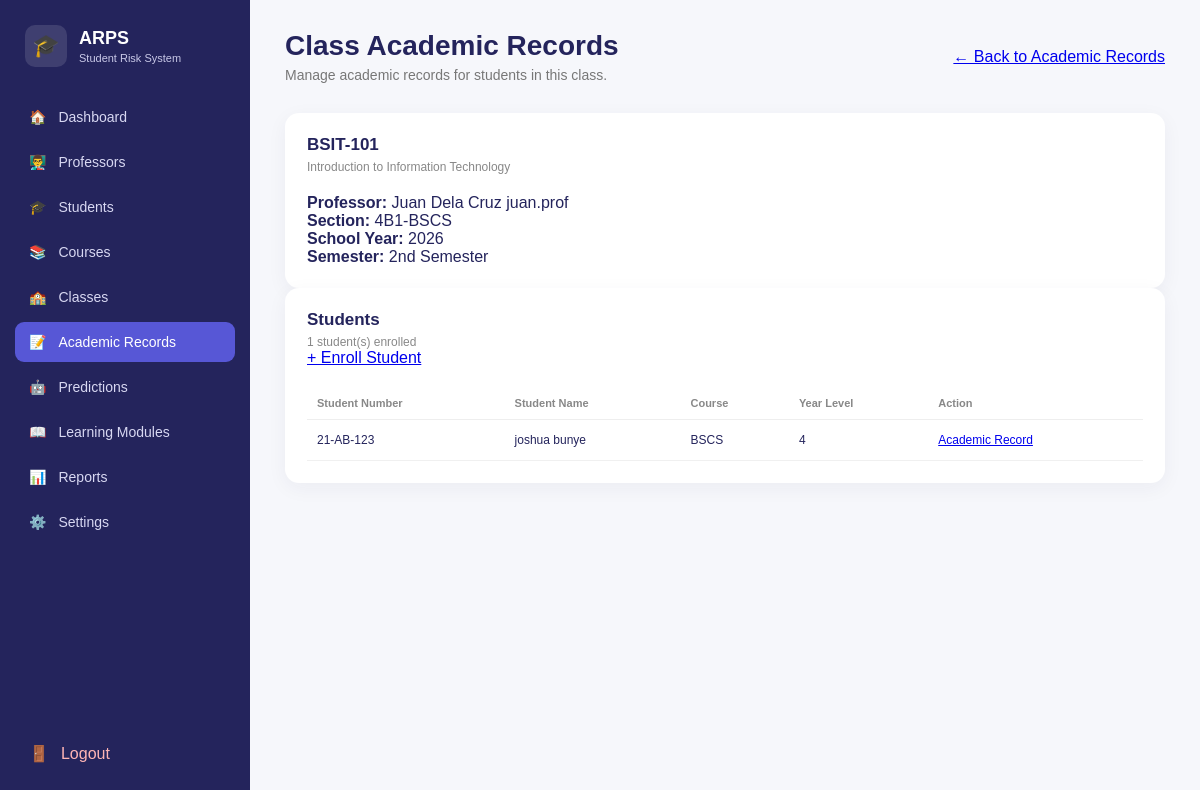
Screenshot of /academic-records/class/1 (signed in) with the database file from the repository.
### tables this page shows
CREATE TABLE courses (
            course_id INTEGER PRIMARY KEY AUTOINCREMENT,
            course_code TEXT UNIQUE NOT NULL,
            course_title TEXT NOT NULL,
            description TEXT
        );

CREATE TABLE professors (
            professor_id INTEGER PRIMARY KEY AUTOINCREMENT,
            user_id INTEGER UNIQUE,
            employee_number TEXT UNIQUE NOT NULL,
            first_name TEXT NOT NULL,
            last_name TEXT NOT NULL,
            email TEXT UNIQUE,
            FOREIGN KEY (user_id)
                REFERENCES users(user_id)
                ON DELETE CASCADE
        );

CREATE TABLE classes (
            class_id INTEGER PRIMARY KEY AUTOINCREMENT,
            course_id INTEGER NOT NULL,
            professor_id INTEGER NOT NULL,
            section TEXT,
            school_year TEXT,
            semester TEXT,
            FOREIGN KEY (course_id)
                REFERENCES courses(course_id)
                ON DELETE CASCADE,
            FOREIGN KEY (professor_id)
                REFERENCES professors(professor_id)
                ON DELETE CASCADE
        );

CREATE TABLE enrollments (
            enrollment_id INTEGER PRIMARY KEY AUTOINCREMENT,
            class_id INTEGER NOT NULL,
            student_id INTEGER NOT NULL,
            enrolled_at TIMESTAMP DEFAULT CURRENT_TIMESTAMP,
            UNIQUE(class_id, student_id),
            FOREIGN KEY (class_id)
                REFERENCES classes(class_id)
                ON DELETE CASCADE,
            FOREIGN KEY (student_id)
                REFERENCES students(student_id)
                ON DELETE CASCADE
        );

CREATE TABLE students (
            student_id INTEGER PRIMARY KEY AUTOINCREMENT,
            user_id INTEGER UNIQUE,
            student_number TEXT UNIQUE NOT NULL,
            first_name TEXT NOT NULL,
            last_name TEXT NOT NULL,
            email TEXT UNIQUE,
            course TEXT,
            year_level INTEGER,
            FOREIGN KEY (user_id)
                REFERENCES users(user_id)
                ON DELETE CASCADE
        );

### app.py (the view)
@app.route("/academic-records/class/<int:class_id>")
def view_class_records(class_id):
    if "user_id" not in session:
        return redirect(url_for("login"))
    if session["role"] not in ("admin", "professor"):
        return redirect(url_for("dashboard"))
    connection = get_db_connection()
    try:
        cursor = connection.cursor()
        if not professor_owns_class(cursor, class_id):
            return "You are not authorized to view this class.", 403
        cursor.execute("""
            SELECT
                cl.class_id, cl.section, cl.school_year, cl.semester,
                c.course_code, c.course_title,
                p.first_name AS professor_first_name,
                p.last_name AS professor_last_name
            FROM classes cl
            JOIN courses c ON cl.course_id = c.course_id
            JOIN professors p ON cl.professor_id = p.professor_id
            WHERE cl.class_id = ?
        """, (class_id,))
        class_record = cursor.fetchone()
        if not class_record:
            return "Class not found.", 404
        cursor.execute("""
            SELECT
                e.enrollment_id, s.student_id, s.student_number,
                s.first_name, s.last_name, s.email,
                s.course, s.year_level
            FROM enrollments e
            JOIN students s ON e.student_id = s.student_id
            WHERE e.class_id = ?
            ORDER BY s.last_name, s.first_name
        """, (class_id,))
        students_list = cursor.fetchall()
    finally:
        connection.close()
    return render_template(
        "class_records.html",
        class_record=class_record,
        students=students_list
    )

### app.py (called while the page is built)
def professor_owns_class(cursor, class_id):
    if session.get("role") == "admin":
        return True
    cursor.execute("""
        SELECT 1
        FROM classes
        WHERE class_id = ?
        AND professor_id = (
            SELECT professor_id
            FROM professors
            WHERE user_id = ?
        )
    """, (
        class_id,
        session.get("user_id")
    ))
    return cursor.fetchone() is not None

### database.py (called while the page is built)
def get_db_connection():
    connection = sqlite3.connect(DATABASE)
    connection.row_factory = sqlite3.Row
    connection.execute("PRAGMA foreign_keys = ON")
    return connection

### templates/class_records.html (shortened to what this page needs)
<!DOCTYPE html>
<html lang="en">
<head>
    <link rel="stylesheet"
          href="{{ url_for('static', filename='css/style.css') }}">
</head>
<body class="dashboard-page">
<div class="dashboard-layout">
    <aside class="sidebar">
        <div class="brand">
            <div class="brand-icon">🎓</div>
            <div>
                <strong>ARPS</strong>
                <small>Student Risk System</small>
            </div>
        </div>
        <nav class="sidebar-nav">
            <a href="{{ url_for('dashboard') }}" class="nav-item">
                🏠
                <span>Dashboard</span>
            </a>
            <a href="{{ url_for('professors') }}" class="nav-item">
                👨‍🏫
                <span>Professors</span>
            </a>
            <a href="{{ url_for('students') }}" class="nav-item">
                🎓
                <span>Students</span>
            </a>
            <a href="{{ url_for('courses') }}" class="nav-item">
                📚
                <span>Courses</span>
            </a>
            <a href="{{ url_for('classes') }}" class="nav-item">
                🏫
                <span>Classes</span>
            </a>
            <a href="{{ url_for('academic_records') }}"
               class="nav-item active">
                📝
                <span>Academic Records</span>
            </a>
            <a href="#" class="nav-item">
                🤖
                <span>Predictions</span>
            </a>
            <a href="#" class="nav-item">
                📖
                <span>Learning Modules</span>
            </a>
            <a href="#" class="nav-item">
                📊
                <span>Reports</span>
            </a>
            <a href="#" class="nav-item">
                ⚙️
                <span>Settings</span>
            </a>
        </nav>
        <a href="{{ url_for('logout') }}"
           class="logout-button">
            🚪
            <span>Logout</span>
        </a>
    </aside>
    <main class="main-content">
        <header class="topbar">
            <div>
                <h1>Class Academic Records</h1>
                <p>
                    Manage academic records for students in this class.
                </p>
            </div>
            <a href="{{ url_for('academic_records') }}"
               class="btn">
                ← Back to Academic Records
            </a>
        </header>
        <section class="dashboard-card">
            <div class="card-header">
                <div>
                    <h2>
                        {{ class_record["course_code"] }}
                    </h2>
                    <p>
                        {{ class_record["course_title"] }}
                    </p>
                </div>
            </div>
            <p>
                <strong>Professor:</strong>
                {{ class_record["professor_first_name"] }}
                {{ class_record["professor_last_name"] }}
            </p>
            <p>
                <strong>Section:</strong>
                {{ class_record["section"] or "-" }}
            </p>
            <p>
                <strong>School Year:</strong>
                {{ class_record["school_year"] or "-" }}
            </p>
            <p>
                <strong>Semester:</strong>
                {{ class_record["semester"] or "-" }}
            </p>
        </section>
        <section class="dashboard-card">
            <div class="card-header">
                <div>
                    <h2>Students</h2>
                    <p>
                        {{ students|length }} student(s) enrolled
                    </p>
                </div>
                <div>
                    <a
                        href="{{ url_for('enroll_student', class_id=class_record['class_id']) }}"
                        class="btn btn-primary">
                        + Enroll Student
                    </a>
                </div>
            </div>
            {% if students %}
            <div class="table-wrapper">
                <table>
                    <thead>
                        <tr>
                            <th>Student Number</th>
                            <th>Student Name</th>
                            <th>Course</th>
                            <th>Year Level</th>
                            <th>Action</th>
                        </tr>
                    </thead>
                    <tbody>
                    {% for student in students %}
                        <tr>
                            <td>
                                {{ student["student_number"] }}
                            </td>
                            <td>
                                {{ student["first_name"] }}
                                {{ student["last_name"] }}
                            </td>
                            <td>
                                {{ student["course"] or "-" }}
                            </td>
                            <td>
                                {{ student["year_level"] or "-" }}
                            </td>
                            <td>
                                <a
                                    href="{{ url_for(
                                        'student_academic_record',
                                        class_id=class_record['class_id'],
                                        student_id=student['student_id']
                                    ) }}"
                                    class="btn btn-small">
                                    Academic Record
                                </a>
                            </td>
                        </tr>
                    {% endfor %}
                    </tbody>
                </table>
            </div>
            {% endif %}
        </section>
    </main>
</div>
</body>
</html>

### static/css/style.css (style rules this page uses)
* { box-sizing: border-box; margin: 0; padding: 0; }
body { font-family: Arial, Helvetica, sans-serif; }
.dashboard-page { min-height: 100vh; background: #f6f7fb; color: #24245c; }
.dashboard-layout { display: flex; min-height: 100vh; }
.sidebar { width: 250px; background: #24245c; color: white; display: flex; flex-direction: column; padding: 25px 15px; position: fixed; left: 0; top: 0; bottom: 0; }
.brand { display: flex; align-items: center; gap: 12px; padding: 0 10px 30px; }
.brand-icon { width: 42px; height: 42px; background: rgba(255,255,255,0.12); border-radius: 10px; display: flex; align-items: center; justify-content: center; font-size: 22px; }
.brand strong { display: block; font-size: 18px; }
.brand small { display: block; color: #c9c9e8; font-size: 11px; margin-top: 3px; }
.sidebar-nav { display: flex; flex-direction: column; gap: 5px; }
.nav-item { color: #d8d8f2; text-decoration: none; display: flex; align-items: center; gap: 12px; padding: 12px 14px; border-radius: 9px; font-size: 14px; transition: 0.2s; }
.nav-item:hover, .nav-item.active { background: #5757d6; color: white; }
.logout-button { margin-top: auto; color: #ffb5b5; text-decoration: none; display: flex; align-items: center; gap: 12px; padding: 12px 14px; border-radius: 9px; }
.main-content { margin-left: 250px; width: calc(100% - 250px); padding: 30px 35px; }
.topbar { display: flex; justify-content: space-between; align-items: center; margin-bottom: 30px; }
.topbar h1 { font-size: 28px; margin-bottom: 5px; }
.topbar p { color: #777; font-size: 14px; }
.dashboard-card { background: white; border-radius: 14px; padding: 22px; box-shadow: 0 5px 20px rgba(30,30,80,0.05); }
.card-header { margin-bottom: 20px; }
.card-header h2 { font-size: 17px; margin-bottom: 5px; }
.card-header p { color: #888; font-size: 12px; }
.table-wrapper { overflow-x: auto; }
table { width: 100%; border-collapse: collapse; }
th { text-align: left; color: #888; font-size: 11px; padding: 10px; border-bottom: 1px solid #eee; }
td { padding: 13px 10px; font-size: 12px; border-bottom: 1px solid #f0f0f0; }

### rows the page displays
courses: course_code "BSIT-101", course_title "Introduction to Information Technology"
professors: professor_first_name "Juan Dela Cruz", professor_last_name "juan.prof"
classes: section "4B1-BSCS", school_year "2026", semester "2nd Semester"
enrollments: student_number "21-AB-123", first_name "joshua", last_name "bunye", course "BSCS", year_level "4"

### other values shown
{{ students|length }} "1"
